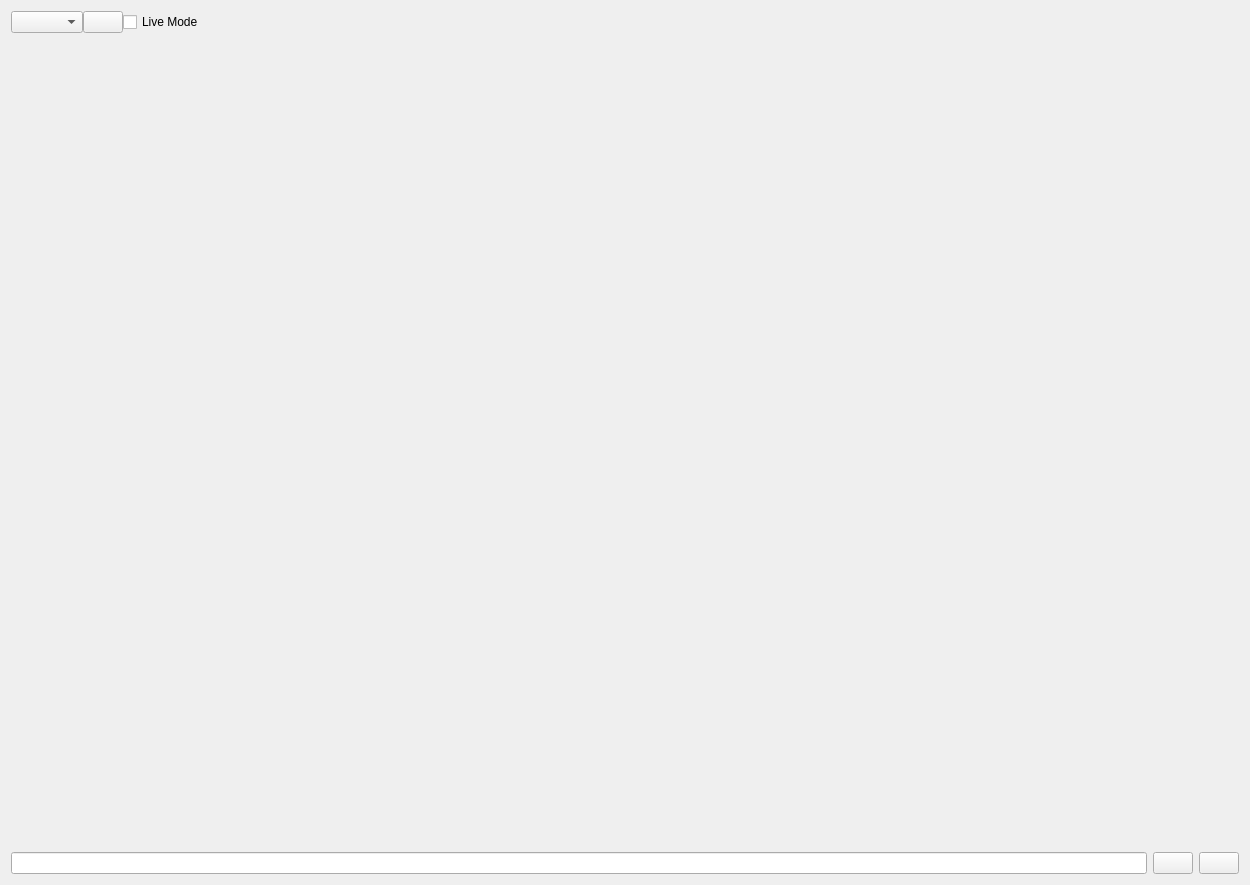
<?xml version="1.0" encoding="UTF-8"?>
<ui version="4.0">
 <class>MainWindow</class>
 <widget class="QMainWindow" name="MainWindow">
  <property name="geometry">
   <rect>
    <x>0</x>
    <y>0</y>
    <width>1250</width>
    <height>885</height>
   </rect>
  </property>
  <property name="windowTitle">
   <string>MainWindow</string>
  </property>
  <widget class="QWidget" name="centralWidget">
   <layout class="QVBoxLayout" name="verticalLayout">
    <item>
     <layout class="QHBoxLayout" name="horizontalLayout_2">
      <property name="spacing">
       <number>0</number>
      </property>
      <property name="sizeConstraint">
       <enum>QLayout::SetMinimumSize</enum>
      </property>
      <item>
       <widget class="atlazio::TopicComboBox" name="topicBox"/>
      </item>
      <item>
       <widget class="QPushButton" name="refreshTopicsButton">
        <property name="text">
         <string/>
        </property>
        <property name="icon">
         <iconset resource="../atlante_ws/src/atlazio/resources/images.qrc">
          <normaloff>:/images/refresh.png</normaloff>:/images/refresh.png</iconset>
        </property>
       </widget>
      </item>
       <item>
       <widget class="QCheckBox" name="liveModeBox">
        <property name="text">
         <string>Live Mode</string>
        </property>
       </widget>
      </item>
      <item>
       <spacer name="horizontalSpacer">
        <property name="orientation">
         <enum>Qt::Horizontal</enum>
        </property>
        <property name="sizeHint" stdset="0">
         <size>
          <width>40</width>
          <height>20</height>
         </size>
        </property>
       </spacer>
      </item>
     </layout>
    </item>
    <item>
     <layout class="QHBoxLayout" name="horizontalLayout">
      <property name="sizeConstraint">
       <enum>QLayout::SetMaximumSize</enum>
      </property>
      <item>
       <widget class="QCustomPlot" name="signalPlot" native="true">
        <property name="minimumSize">
         <size>
          <width>600</width>
          <height>600</height>
         </size>
        </property>
        <property name="cursor">
         <cursorShape>OpenHandCursor</cursorShape>
        </property>
       </widget>
      </item>
      <item>
       <widget class="QCustomPlot" name="trackPlot" native="true">
        <property name="minimumSize">
         <size>
          <width>600</width>
          <height>600</height>
         </size>
        </property>
        <property name="cursor">
         <cursorShape>OpenHandCursor</cursorShape>
        </property>
       </widget>
      </item>
     </layout>
    </item>
    <item>
     <layout class="QHBoxLayout" name="horizontalLayout_3">
      <item>
       <widget class="QLineEdit" name="bagFileLineEdit"/>
      </item>
      <item>
       <widget class="QPushButton" name="browseButton">
        <property name="text">
         <string/>
        </property>
        <property name="icon">
         <iconset resource="../atlante_ws/src/atlazio/resources/images.qrc">
          <normaloff>:/images/browse.png</normaloff>:/images/browse.png</iconset>
        </property>
       </widget>
      </item>
      <item>
       <widget class="QPushButton" name="closeBagButton"/>
      </item>
     </layout>
    </item>
   </layout>
  </widget>
  <widget class="QMenuBar" name="menuBar">
   <property name="geometry">
    <rect>
     <x>0</x>
     <y>0</y>
     <width>1250</width>
     <height>37</height>
    </rect>
   </property>
  </widget>
 </widget>
 <layoutdefault spacing="6" margin="11"/>
 <customwidgets>
  <customwidget>
   <class>QCustomPlot</class>
   <extends>QWidget</extends>
   <header>/home/federico/qcustomplot/qcustomplot.h</header>
   <container>1</container>
  </customwidget>
  <customwidget>
   <class>atlazio::TopicComboBox</class>
   <extends>QComboBox</extends>
   <header>/home/federico/atlante_ws/src/atlazio/include/atlazio/topiccombobox.h</header>
   <container>1</container>
  </customwidget>
 </customwidgets>
 <resources>
  <include location="../atlante_ws/src/atlazio/resources/images.qrc"/>
 </resources>
 <connections/>
</ui>
